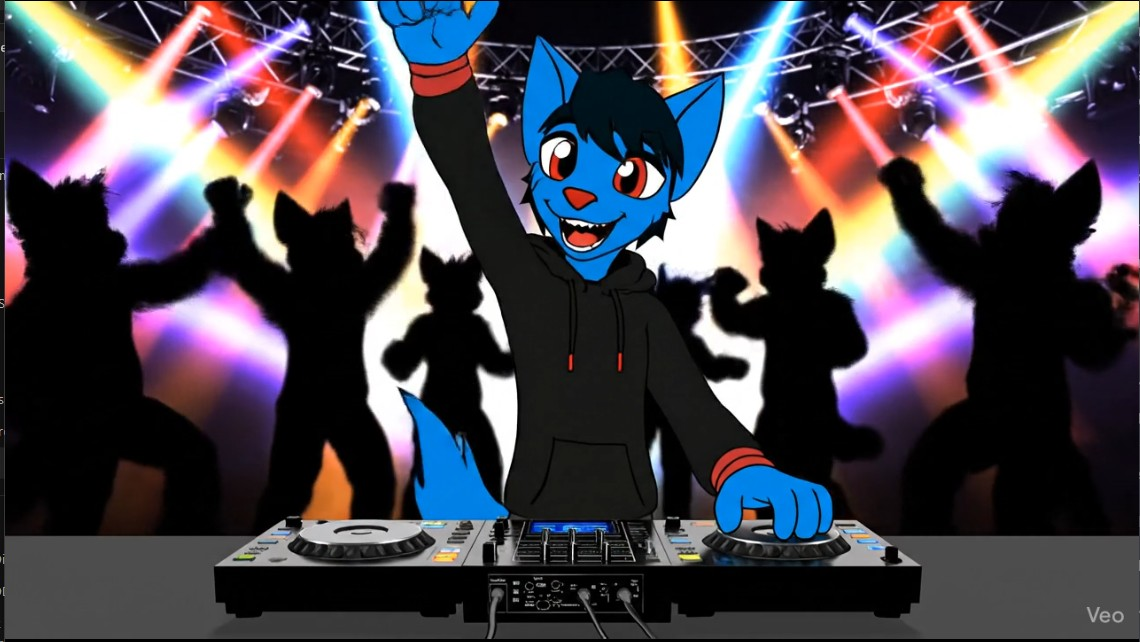
#> input picture furryrave1.png, 1140 x 642 px
$ python resize_script.py
#> lines starting #> are read from the running program, lines starting #| are printed output that depends on the picture
from PIL import Image

def resize_images():
    # Load images
    img1 = Image.open("furryrave1.png")
#> img1 is the input picture: PIL image 1140x642 RGB; mean R, G, B 73.6, 68.1, 78.3
    img2 = Image.open("furryrave2.jpg")
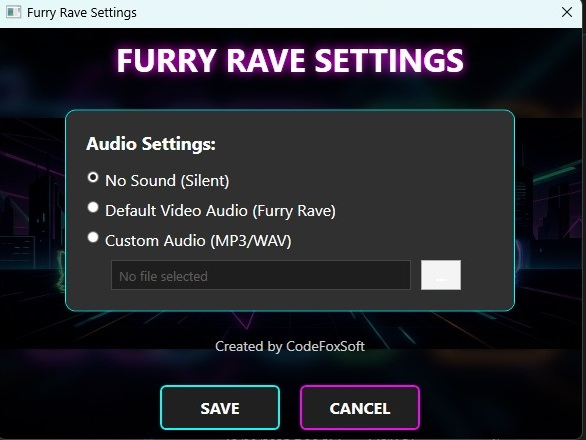
#> input picture furryrave2.jpg, 586 x 440 px
#> img2 is the input picture: PIL image 586x440 RGB; mean R, G, B 45.1, 45.6, 51.5

    print(f"Original sizes: img1={img1.size}, img2={img2.size}")
#| Original sizes: img1=(1140, 642), img2=(586, 440)

    # Target dimensions from img1
    target_w, target_h = img1.size
#> target_w = 1140; target_h = 642

    # Calculate scale for img2 to match height of img1
    # We want to match height first, then pad width?
    # Or match which one?
    # img1 is 1140x642 (1.77)
    # img2 is 586x440 (1.33)

    # Scaling img2 to height 642
    scale = target_h / img2.height
#> scale = 1.46
    new_w = int(img2.width * scale)
#> new_w = 855
    new_h = target_h
#> new_h = 642

    print(f"Resizing img2 to {new_w}x{new_h}")
#| Resizing img2 to 855x642
    img2_resized = img2.resize((new_w, new_h), Image.Resampling.LANCZOS)
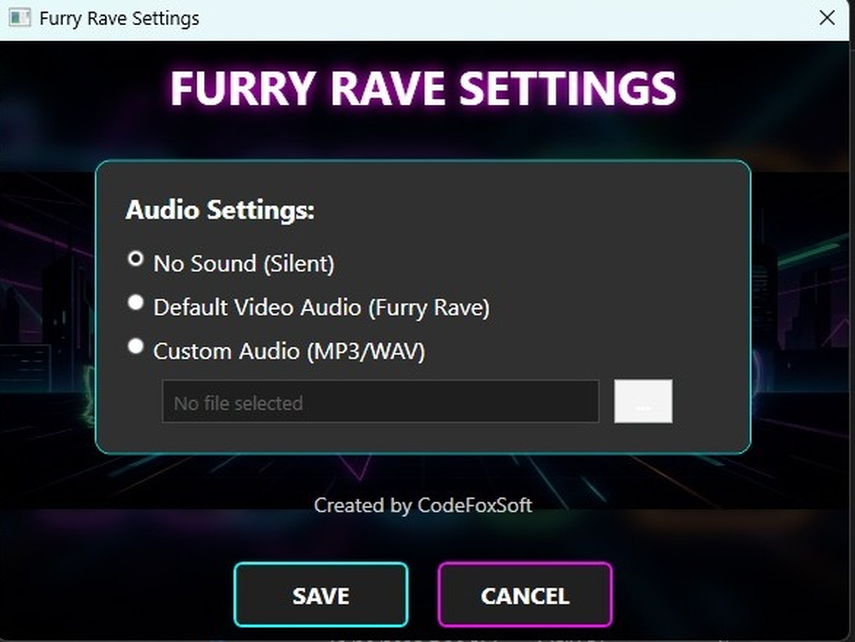
#> img2_resized: PIL image 855x642 RGB; mean R, G, B 45.1, 45.6, 51.4

    # Create background container
    # Site bg color is #0c0d11 -> (12, 13, 17)
    bg_color = (12, 13, 17)
    new_img2 = Image.new("RGB", (target_w, target_h), bg_color)
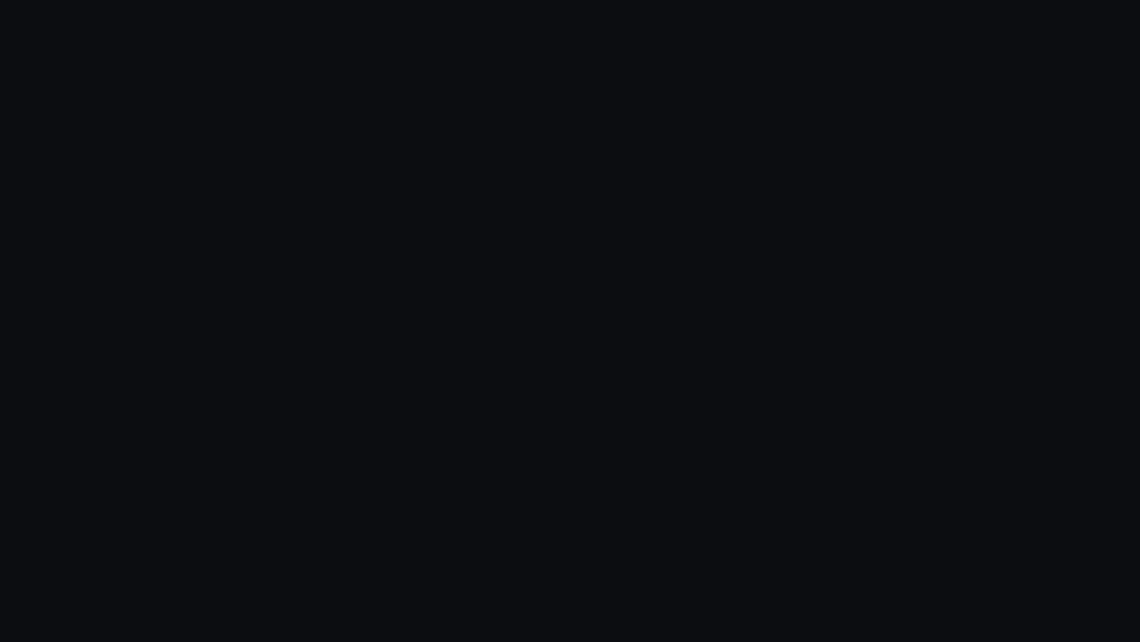
#> new_img2: PIL image 1140x642 RGB; mean R, G, B 12, 13, 17

    # Paste centered
    x_offset = (target_w - new_w) // 2
#> x_offset = 142
    new_img2.paste(img2_resized, (x_offset, 0))
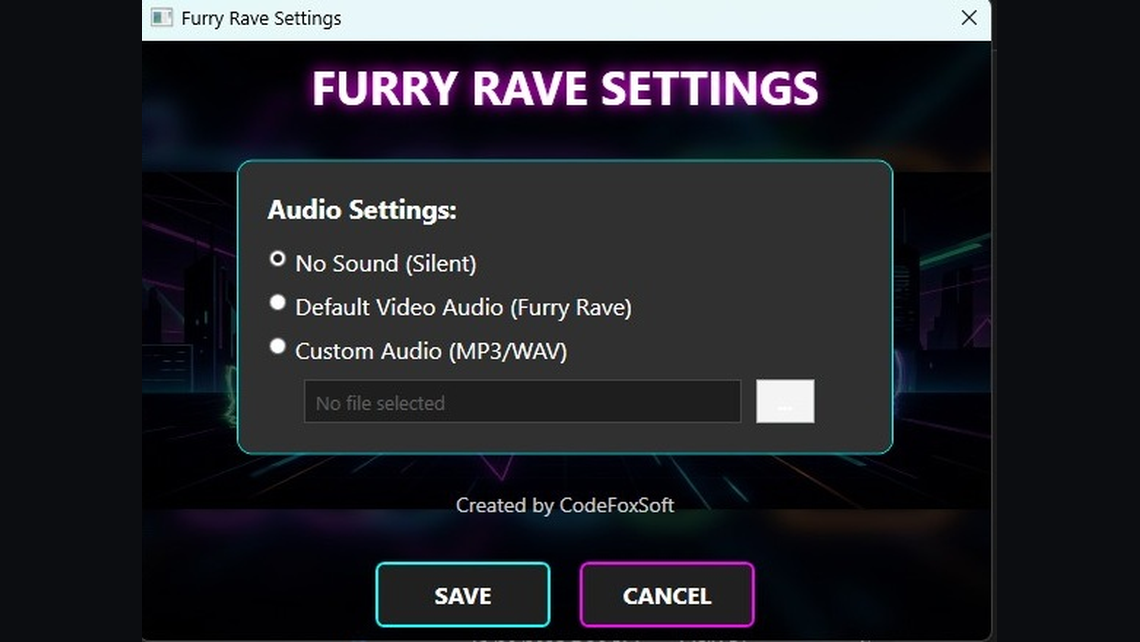
#> new_img2: PIL image 1140x642 RGB; mean R, G, B 36.8, 37.4, 42.8

    output_name = "furryrave2_fixed.png"
    new_img2.save(output_name)
    print(f"Saved {output_name} with size {new_img2.size}")
#| Saved furryrave2_fixed.png with size (1140, 642)

if __name__ == "__main__":
    resize_images()
